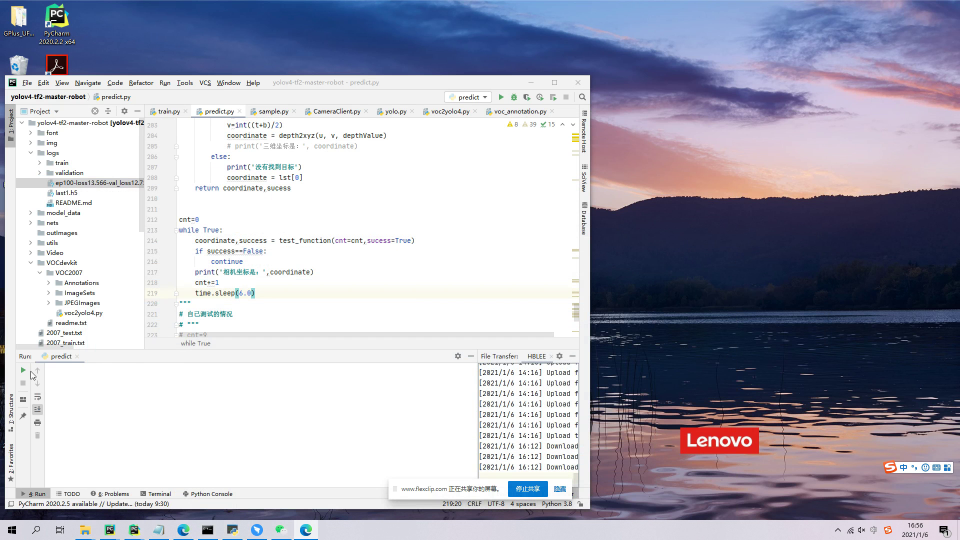
#> input picture frame 130 of opencv-operation/images/v1.mp4, 1920 x 1080 px (shown at 1/2 size)
$ python write_video.py
#> lines starting #> are read from the running program, lines starting #| are printed output that depends on the picture
import numpy as np
import cv2

cap = cv2.VideoCapture('../images/v1.mp4')
# 视频每秒传输帧数
fps = cap.get(cv2.CAP_PROP_FPS)
# 视频图像宽度、高度
frame_width = int(cap.get(cv2.CAP_PROP_FRAME_WIDTH))
frame_height = int(cap.get(cv2.CAP_PROP_FRAME_HEIGHT))

fourcc = cv2.VideoWriter_fourcc(*'XVID')
out = cv2.VideoWriter('../images/output.avi',fourcc,fps,(frame_width,frame_height))

while True:
    ret,frame = cap.read()
#> frame is the input picture: shape (1080, 1920, 3); mean B, G, R 184.5, 170.1, 170.2
    if ret==True:
        # 水平翻转
        frame = cv2.flip(frame,1)
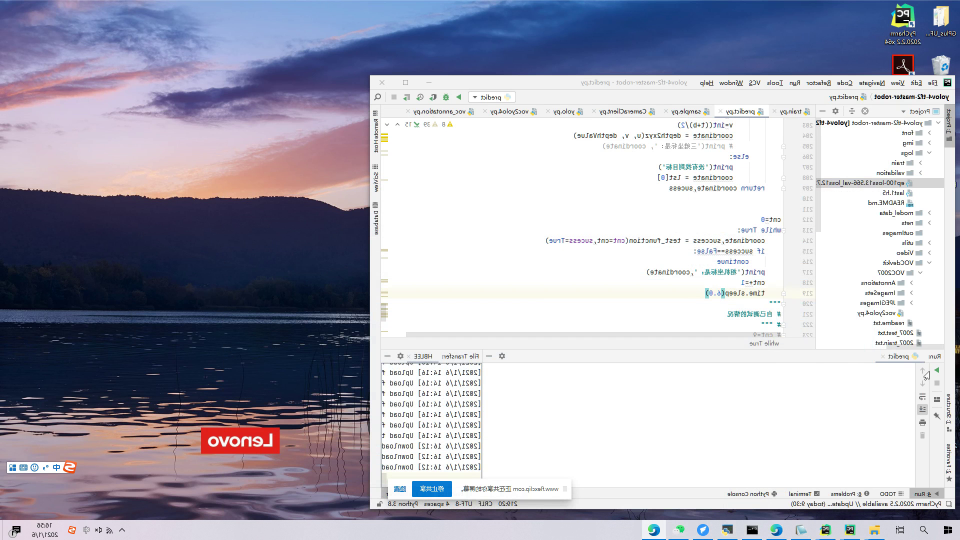
#> frame: shape (1080, 1920, 3) (shown at 1/2 size); mean B, G, R 184.5, 170.1, 170.2
        out.write(frame)
        cv2.imshow('frame',frame)
        if cv2.waitKey(1) & 0xff == ord('q'):
#> (key q is pressed here)
            break
    else:
        break

out.release()
cap.release()
cv2.destroyAllWindows()

$ run again, starting later in the video
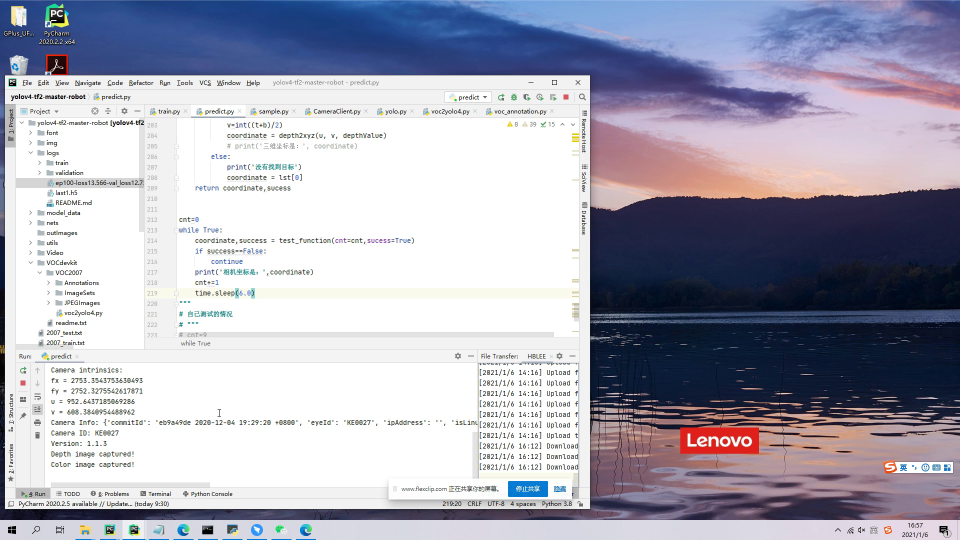
#> input picture frame 587 of opencv-operation/images/v1.mp4, 1920 x 1080 px (shown at 1/2 size)
#> frame is the input picture: shape (1080, 1920, 3); mean B, G, R 183.4, 169.2, 169.3
#> `frame = cv2.flip(frame,1)`:
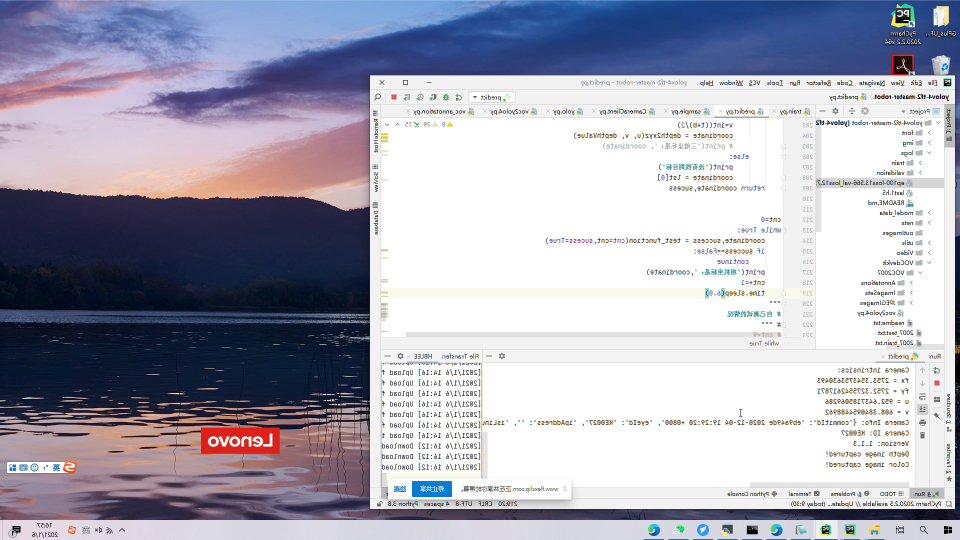
#> frame: shape (1080, 1920, 3) (shown at 1/2 size); mean B, G, R 183.4, 169.2, 169.3

$ run again, starting later in the video
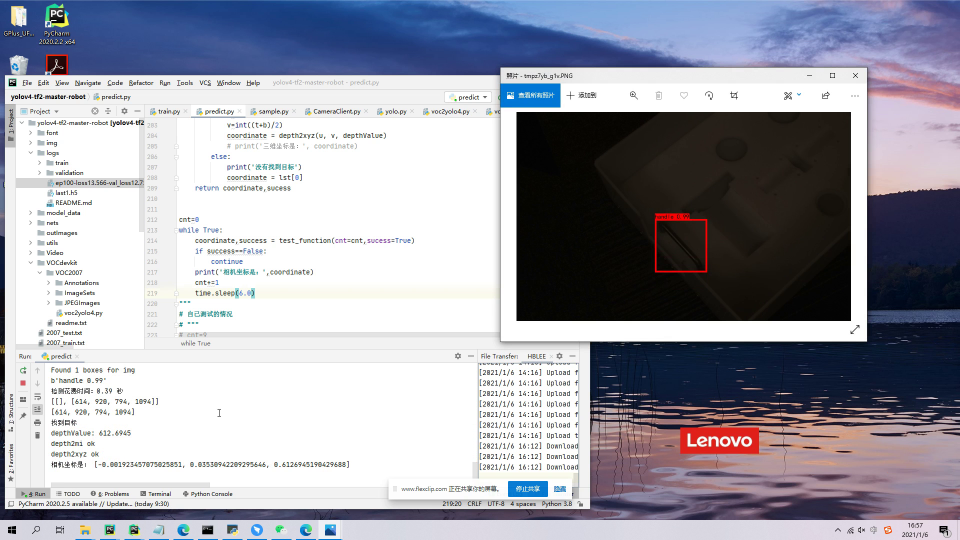
#> input picture frame 1044 of opencv-operation/images/v1.mp4, 1920 x 1080 px (shown at 1/2 size)
#> frame is the input picture: shape (1080, 1920, 3); mean B, G, R 171.2, 160.7, 159.9
#> `frame = cv2.flip(frame,1)`:
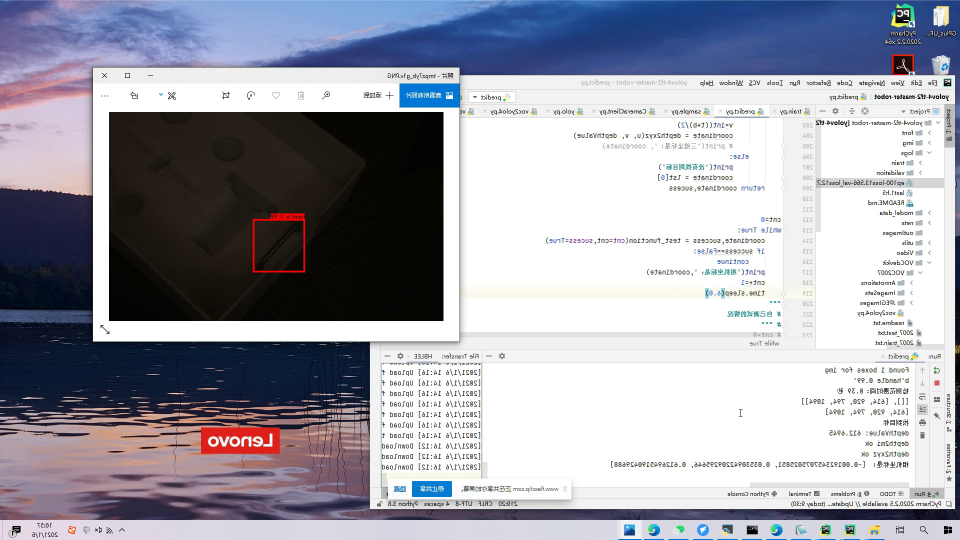
#> frame: shape (1080, 1920, 3) (shown at 1/2 size); mean B, G, R 171.2, 160.7, 159.9
